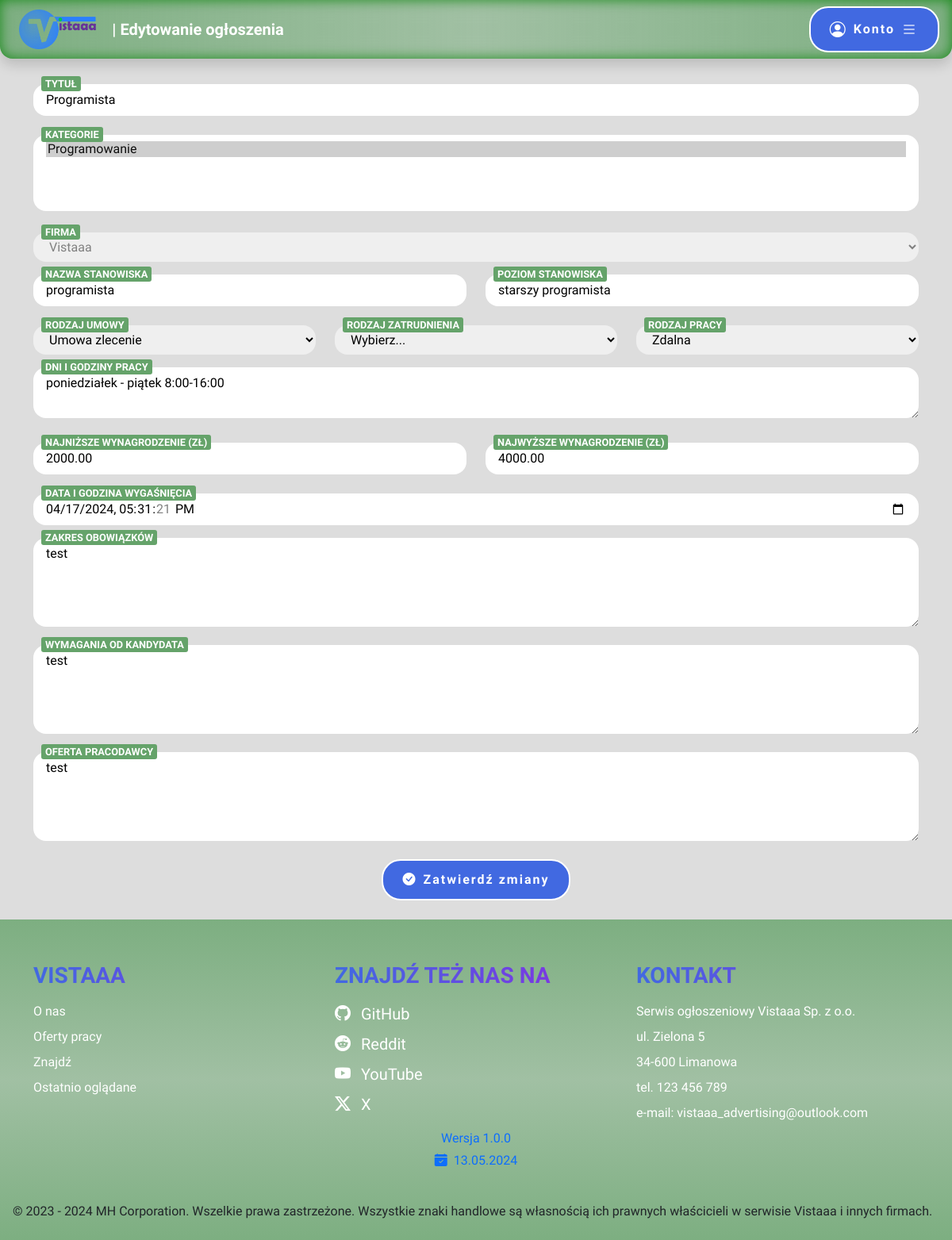
The app's page /offerform.php?id=1 (signed in) with its own data.
### tables this page shows
CREATE TABLE `advertisement` (
  `advertisement_id` int(10) UNSIGNED NOT NULL,
  `title` varchar(100) NOT NULL,
  `company_id` int(10) UNSIGNED NOT NULL,
  `position_name` varchar(50) NOT NULL,
  `position_level` varchar(50) NOT NULL,
  `contract_type` enum('Umowa o pracę','Umowa zlecenie','Umowa o dzieło') NOT NULL,
  `employment_type` enum('Pełny etat','Pół etatu','1/4 etatu','3/4 etatu','Staż','Praktyki','Wolontariat') NOT NULL,
  `work_type` enum('Zdalna','Stacjonarna','Hybrydowa') NOT NULL,
  `salary_lowest` decimal(8,2) DEFAULT NULL,
  `salary_highest` decimal(8,2) NOT NULL,
  `work_days` varchar(50) NOT NULL,
  `date_added` datetime NOT NULL,
  `date_expiration` datetime NOT NULL,
  `responsibilities` text NOT NULL,
  `requirements` text NOT NULL,
  `offer` text NOT NULL
);

### offerform.php (the view, shortened to what this page needs)
<?php
	require "connect.php";
	$connect = new mysqli($host, $db_user, $db_password, $db_name);
	if(isset($_GET["id"]) && array_key_exists("company_id", $_SESSION["logged"]))
	{
		$id = $_GET["id"];
		$result = $connect->execute_query('SELECT * FROM advertisement WHERE advertisement_id = ?', [$id]);
		if($result->num_rows == 1)
		{
			$editRow = $result->fetch_assoc();
		}
	}
	$contract_types = array("Umowa o pracę", "Umowa zlecenie", "Umowa o dzieło");
	$work_types = array("Stacjonarna", "Zdalna", "Hybrydowa");
?>
<!DOCTYPE html>
<html lang="pl">
<head>
    <link href="https://cdn.jsdelivr.net/npm/bootstrap@5.3.3/dist/css/bootstrap.min.css" rel="stylesheet">
    <link rel="stylesheet" href="https://cdn.jsdelivr.net/npm/bootstrap-icons@1.11.3/font/bootstrap-icons.min.css">
    <link rel="stylesheet" href="style.css">
</head>
<body>
<?php
		include "header.php";
	?>
	<main>
		<article class="container-md">
			<?php
				$editError = false;
				$isEditModeEnabled = false;
				$connect = new mysqli($host, $db_user, $db_password, $db_name);
				$connect->set_charset('utf8mb4');
				if(isset($_GET["id"]))
				{
					$id = $_GET["id"];
					$result = $connect->execute_query('SELECT * FROM advertisement WHERE advertisement_id = ?', [$id]);
					if($result->num_rows != 1)
						$editError = true;
					else
					{
						$isEditModeEnabled = true;
						$categories = array();
						$editRow = $result->fetch_assoc();
						$result = $connect->execute_query('SELECT * FROM advertisement_category WHERE advertisement_id = ?', [$id]);
						while($offerCategory = $result->fetch_assoc())
							array_push($categories, $offerCategory["category_id"]);
					}
				}
				if(!$editError)
				{
					echo "<form action='offerform.php' id='offerForm'";
					if($isEditModeEnabled)
						echo "?id=".$_GET["id"];
					echo "' method='POST'>";
					echo "<div class='position-relative formInput mt-3'>";
                    echo "<input type='text' id='title' name='title' minlength='3' maxlength='100' placeholder='Tytuł' required class='rounded-4 border-0 w-100 py-2 px-3'";
					if($isEditModeEnabled)
						echo " value='".htmlspecialchars($editRow["title"])."'";
                    echo "><label for='title' class='position-absolute'>Tytuł</label>";
                    echo "</div>";
					echo "<div class='position-relative formInput mt-4'>";
					echo "<select id='category' multiple required name='category[]' class='rounded-4 border-0 w-100 py-2 px-3'>";
					$result = $connect->execute_query('SELECT category_id, name FROM category');
					while($row = $result->fetch_assoc())
					{
						echo "<option value='".$row["category_id"]."'";
						if($isEditModeEnabled && in_array($row["category_id"], $categories))
							echo " selected";
						echo ">".$row["name"]."</option>";
					}
                    echo "</select><label for='category' class='position-absolute'>Kategorie</label></div>";
					echo "<div class='position-relative formInput mt-4'>";
					echo "<select id='company' name='company' class='rounded-4 border-0 w-100 py-2 px-3'";
					if(array_key_exists("company_id", $_SESSION["logged"]))
						echo " disabled><option selected value='".$_SESSION["logged"]["company_id"]."'>".$_SESSION["logged"]["name"]."</option>";
                    echo "</select><label for='company' class='position-absolute'>Firma</label></div>";
					echo "<section class='row'>";
					echo "<div class='col-12 col-md-6'><div class='position-relative formInput mt-3'>";
					echo "<input type='text' id='name' name='name' minlength='3' maxlength='50' placeholder='Nazwa stanowiska' required class='rounded-4 border-0 w-100 py-2 px-3'";
					if($isEditModeEnabled)
						echo " value='".htmlspecialchars($editRow["position_name"])."'";
                    echo "><label for='name' class='position-absolute'>Nazwa stanowiska</label>";
                    echo "</div></div>";
					echo "<div class='col-12 col-md-6'><div class='position-relative formInput mt-3'>";
					echo "<input type='text' id='level' name='level' minlength='3' maxlength='50' placeholder='Poziom stanowiska' required class='rounded-4 border-0 w-100 py-2 px-3'";
					if($isEditModeEnabled)
						echo " value='".htmlspecialchars($editRow["position_level"])."'";
                    echo "><label for='level' class='position-absolute'>Poziom stanowiska</label>";
                    echo "</div></div>";
					echo "</section>";
					echo "<section class='row'>";
					echo "<div class='col-12 col-sm-6 col-md-4'><div class='position-relative formInput mt-4'>";
					echo "<select required id='contract' name='contract' class='rounded-4 border-0 w-100 py-2 px-3'><option value='' disabled selected hidden>Wybierz...</option>";
					for($i = 0; $i < count($contract_types); $i++)
					{
						echo "<option value='".$i."'";
						if($isEditModeEnabled && $editRow["contract_type"] == $contract_types[$i])
							echo " selected";
						echo ">".$contract_types[$i]."</option>";
					}
                    echo "</select><label for='contract' class='position-absolute'>Rodzaj umowy</label>";
                    echo "</div></div>";
					echo "<div class='col-12 col-sm-6 col-md-4'><div class='position-relative formInput mt-4'>";
					echo "<select required id='employment' name='employment' class='rounded-4 border-0 w-100 py-2 px-3'><option value='' disabled selected hidden>Wybierz...</option>";
                    echo "</select><label for='employment' class='position-absolute'>Rodzaj zatrudnienia</label>";
                    echo "</div></div>";
					echo "<div class='col-12 col-sm-6 col-md-4'><div class='position-relative formInput mt-4'>";
					echo "<select required id='work' name='work' class='rounded-4 border-0 w-100 py-2 px-3'><option value='' disabled selected hidden>Wybierz...</option>";
					for($i = 0; $i < count($work_types); $i++)
					{
						echo "<option value='".$i."'";
						if($isEditModeEnabled && $editRow["work_type"] == $work_types[$i])
							echo " selected";
						echo ">".$work_types[$i]."</option>";
					}
                    echo "</select><label for='work' class='position-absolute'>Rodzaj pracy</label>";
                    echo "</div></div>";
					echo "</section>";
					echo "<div class='position-relative formInput mt-3'>";
                    echo "<textarea minlength='4' maxlength='50' rows='2' id='days' name='days' placeholder='Dni i godziny pracy' required class='rounded-4 border-0 w-100 py-2 px-3'>";
					if($isEditModeEnabled)
						echo htmlspecialchars($editRow["work_days"]);
                    echo "</textarea><label for='days' class='position-absolute'>Dni i godziny pracy</label>";
                    echo "</div>";
					echo "<section class='row'>";
					echo "<div class='col-12 col-md-6'><div class='position-relative formInput mt-4'>";
					echo "<input type='number' id='salary_lowest' name='salary_lowest' min='0' max='999999.99' step='0.01' required class='rounded-4 border-0 w-100 py-2 px-3'";
					if($isEditModeEnabled)
						echo " value='".$editRow["salary_lowest"]."'";
                    echo "><label for='salary_lowest' class='position-absolute'>Najniższe wynagrodzenie (zł)</label>";
                    echo "</div></div>";
					echo "<div class='col-12 col-md-6'><div class='position-relative formInput mt-4'>";
					echo "<input type='number' id='salary_highest' name='salary_highest' min='0' max='999999.99' step='0.01' required class='rounded-4 border-0 w-100 py-2 px-3'";
					if($isEditModeEnabled)
						echo " value='".$editRow["salary_highest"]."'";
                    echo "><label for='salary_highest' class='position-absolute'>Najwyższe wynagrodzenie (zł)</label>";
                    echo "</div></div>";
					echo "</section>";
					echo "<div class='position-relative formInput mt-4'>";
                    echo "<input type='datetime-local' id='date' name='date' required class='rounded-4 border-0 w-100 py-2 px-3'";
					if($isEditModeEnabled)
						echo " value='".$editRow["date_expiration"]."'";
                    echo "><label for='date' class='position-absolute'>Data i godzina wygaśnięcia</label>";
                    echo "</div>";
					echo "<div class='position-relative formInput mt-3'>";
                    echo "<textarea minlength='20' maxlength='1000' rows='4' id='responsibilities' name='responsibilities' placeholder='Zakres obowiązków' required class='rounded-4 border-0 w-100 py-2 px-3'>";
					if($isEditModeEnabled)
						echo htmlspecialchars($editRow["responsibilities"]);
                    echo "</textarea><label for='responsibilities' class='position-absolute'>Zakres obowiązków</label>";
                    echo "</div>";
					echo "<div class='position-relative formInput mt-3'>";
                    echo "<textarea minlength='20' maxlength='1000' rows='4' id='requirements' name='requirements' placeholder='Wymagania od kandydata' required class='rounded-4 border-0 w-100 py-2 px-3'>";
					if($isEditModeEnabled)
						echo htmlspecialchars($editRow["requirements"]);
                    echo "</textarea><label for='requirements' class='position-absolute'>Wymagania od kandydata</label>";
                    echo "</div>";
					echo "<div class='position-relative formInput mt-3'>";
                    echo "<textarea minlength='20' maxlength='1000' rows='4' id='offer' name='offer' placeholder='Oferta pracodawcy' required class='rounded-4 border-0 w-100 py-2 px-3'>";
					if($isEditModeEnabled)
						echo htmlspecialchars($editRow["offer"]);
                    echo "</textarea><label for='offer' class='position-absolute'>Oferta pracodawcy</label>";
                    echo "</div>";
					echo "<button type='submit' class='commonButton d-block mx-auto mt-3'>";
						if($isEditModeEnabled)
							echo "<i class='bi bi-check-circle-fill me-2'></i>Zatwierdź zmiany";
						else
							echo "<i class='bi bi-plus-circle-fill me-2'></i>Dodaj ogłoszenie";
					echo "</button></form>";
				}
				else
					echo "<div class='alert alert-danger information'><strong>Wystąpił błąd: Nie znaleziono oferty o takim identyfikatorze.</strong></div>";
			?>
		</article>
	</main>
	<?php
		include "footer.php";
	?>
</body>
</html>

### style.css (style rules this page uses)
html, body { scrollbar-width: thin; scrollbar-color: var(--bs-primary) lightgray; font-family: Itim, cursive; }
.formInput > label { font-size: 0.8rem; top: -10px; left: 10px; padding-left: 5px; padding-right: 5px; z-index: 10; border-radius: 3px; background-color: white; transition: all 150ms ease-in-out; color: white; text-transform: uppercase; font-weight: bold; background-color: rgb(101 163 106); font-family: 'Signika Negative', sans-serif; }
.formInput > :is(input, textarea):placeholder-shown:not(:focus) ~ label { font-size: 1.2rem; top: 50%; transform: translateY(-50%); left: .25rem; pointer-events: none; text-transform: none; font-weight: normal; background-color: white; color: gray; }
body { padding-right: 0 !important; }
body { min-height: 100vh; background-color: #DDD; display: flex; flex-direction: column; }
main { flex: 1; margin-top: 1rem; }
.commonButton, .successButton, .dangerButton { border: 2px solid; font-weight: bold; border-radius: 1.5rem; letter-spacing: 2px; margin: 0 .25rem; padding: .75rem 1.5rem; font-family: 'Signika Negative', sans-serif; transition: .3s ease-in-out; color: white; }
.commonButton { background-color: #4169E1; }

### records on screen
advertisement: title "Programista", name "programista", level "starszy programista", contract "Umowa zlecenie", work "Zdalna", days "poniedziałek - piątek 8:00-16:00", salary_lowest "2000.00", salary_highest "4000.00", date "04/17/2024 17:31:21", responsibilities "test", requirements "test", offer "test"

### other values on screen
$pageName "Edytowanie ogłoszenia"
$version['major'] "1"
$version['minor'] "0"
$version['patch'] "0"
$version["releaseDate"]->format("d.m.Y") "13.05.2024"
$version["releaseDate"]->format("Y") "2024"
form field value "Programowanie ☑"
form field company "Vistaaa"
